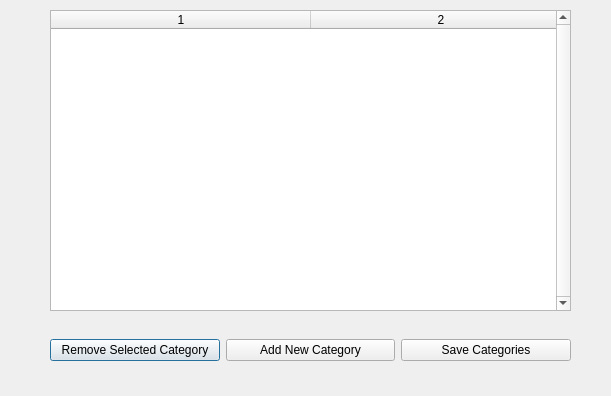
<?xml version="1.0" encoding="UTF-8"?>
<ui version="4.0">
 <class>Dialog</class>
 <widget class="QDialog" name="Dialog">
  <property name="geometry">
   <rect>
    <x>0</x>
    <y>0</y>
    <width>611</width>
    <height>396</height>
   </rect>
  </property>
  <property name="windowTitle">
   <string>Dialog</string>
  </property>
  <widget class="QWidget" name="horizontalLayoutWidget">
   <property name="geometry">
    <rect>
     <x>50</x>
     <y>310</y>
     <width>521</width>
     <height>80</height>
    </rect>
   </property>
   <layout class="QHBoxLayout" name="horizontalLayout">
    <item>
     <widget class="QPushButton" name="removeSelectedCategoryButton">
      <property name="text">
       <string>Remove Selected Category</string>
      </property>
     </widget>
    </item>
    <item>
     <widget class="QPushButton" name="addCategoryButton">
      <property name="text">
       <string>Add New Category</string>
      </property>
     </widget>
    </item>
    <item>
     <widget class="QPushButton" name="saveCategoriesButton">
      <property name="text">
       <string>Save Categories</string>
      </property>
     </widget>
    </item>
   </layout>
  </widget>
  <widget class="QTableWidget" name="categoryTable">
   <property name="geometry">
    <rect>
     <x>50</x>
     <y>10</y>
     <width>521</width>
     <height>301</height>
    </rect>
   </property>
   <property name="frameShape">
    <enum>QFrame::StyledPanel</enum>
   </property>
   <property name="verticalScrollBarPolicy">
    <enum>Qt::ScrollBarAlwaysOn</enum>
   </property>
   <property name="horizontalScrollBarPolicy">
    <enum>Qt::ScrollBarAlwaysOff</enum>
   </property>
   <property name="sizeAdjustPolicy">
    <enum>QAbstractScrollArea::AdjustToContents</enum>
   </property>
   <property name="sortingEnabled">
    <bool>false</bool>
   </property>
   <property name="rowCount">
    <number>0</number>
   </property>
   <property name="columnCount">
    <number>2</number>
   </property>
   <attribute name="horizontalHeaderCascadingSectionResizes">
    <bool>true</bool>
   </attribute>
   <attribute name="horizontalHeaderHighlightSections">
    <bool>false</bool>
   </attribute>
   <attribute name="horizontalHeaderMinimumSectionSize">
    <number>260</number>
   </attribute>
   <attribute name="horizontalHeaderShowSortIndicator" stdset="0">
    <bool>true</bool>
   </attribute>
   <attribute name="horizontalHeaderStretchLastSection">
    <bool>true</bool>
   </attribute>
   <attribute name="verticalHeaderVisible">
    <bool>false</bool>
   </attribute>
   <attribute name="verticalHeaderCascadingSectionResizes">
    <bool>true</bool>
   </attribute>
   <attribute name="verticalHeaderHighlightSections">
    <bool>false</bool>
   </attribute>
   <attribute name="verticalHeaderShowSortIndicator" stdset="0">
    <bool>false</bool>
   </attribute>
   <column/>
   <column/>
  </widget>
 </widget>
 <resources/>
 <connections/>
</ui>
